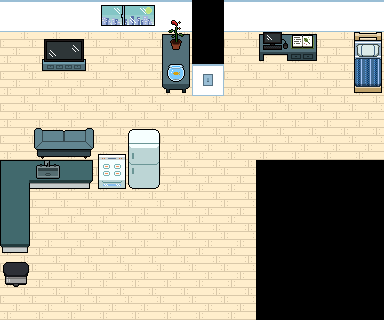

Rendered tile map (Tiled .tmx) drawn with the repository's tilesets; below, a short description and the map source with its tile grids summarised:
An orthogonal 12x10 tile map with 32x32 px tiles, 4 tile layers (floor, wall, object, decor).

<map version="1.2" tiledversion="1.2.3" orientation="orthogonal" renderorder="right-down" width="12" height="10" tilewidth="32" tileheight="32" infinite="0" nextlayerid="5" nextobjectid="1">
 <tileset firstgid="1" name="house" tilewidth="32" tileheight="32" tilecount="56" columns="7">
  <image source="../sprite/house.png" width="224" height="256" />
 </tileset>
 <layer id="1" name="floor" width="12" height="10">
  <data>[120 cells, 97 non-empty, 2 distinct tile ids]</data>
 </layer>
 <layer id="2" name="wall" width="12" height="10">
  <data>[120 cells, 23 non-empty, 2 distinct tile ids]</data>
 </layer>
 <layer id="3" name="object" width="12" height="10">
  <data>[120 cells, 21 non-empty, 21 distinct tile ids]</data>
 </layer>
 <layer id="4" name="decor" width="12" height="10">
  <data>[120 cells, 10 non-empty, 10 distinct tile ids]</data>
 </layer>
</map>